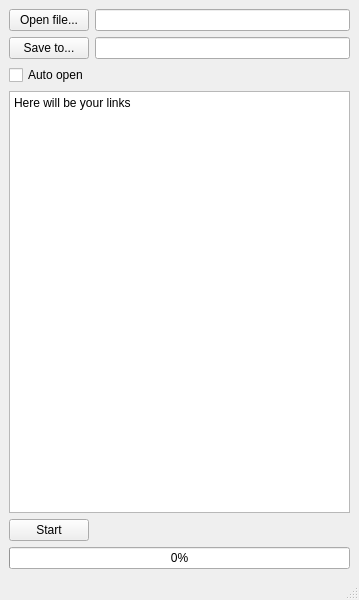
<?xml version="1.0" encoding="UTF-8"?>
<ui version="4.0">
 <class>MainWindow</class>
 <widget class="QMainWindow" name="MainWindow">
  <property name="geometry">
   <rect>
    <x>0</x>
    <y>0</y>
    <width>359</width>
    <height>600</height>
   </rect>
  </property>
  <property name="windowTitle">
   <string>PyAutoAli</string>
  </property>
  <widget class="QWidget" name="centralwidget">
   <layout class="QGridLayout" name="gridLayout">
    <item row="0" column="0">
     <widget class="QPushButton" name="OpenFileBtn">
      <property name="text">
       <string>Open file...</string>
      </property>
     </widget>
    </item>
    <item row="0" column="1">
     <widget class="QLineEdit" name="OpenFilePath"/>
    </item>
    <item row="1" column="0">
     <widget class="QPushButton" name="SaveFileBtn">
      <property name="text">
       <string>Save to...</string>
      </property>
     </widget>
    </item>
    <item row="1" column="1">
     <widget class="QLineEdit" name="SaveFilePath">
      <property name="inputMask">
       <string/>
      </property>
      <property name="text">
       <string/>
      </property>
     </widget>
    </item>
    <item row="2" column="0">
     <widget class="QCheckBox" name="AutoOpenCheck">
      <property name="text">
       <string>Auto open</string>
      </property>
     </widget>
    </item>
    <item row="3" column="0" colspan="2">
     <widget class="QPlainTextEdit" name="LinksTxtEdit">
      <property name="plainText">
       <string>Here will be your links</string>
      </property>
     </widget>
    </item>
    <item row="4" column="0">
     <widget class="QPushButton" name="StartBtn">
      <property name="text">
       <string>Start</string>
      </property>
     </widget>
    </item>
    <item row="5" column="0" colspan="2">
     <widget class="QProgressBar" name="progressBar">
      <property name="value">
       <number>0</number>
      </property>
     </widget>
    </item>
   </layout>
  </widget>
  <widget class="QStatusBar" name="statusbar"/>
 </widget>
 <resources/>
 <connections>
  <connection>
   <sender>OpenFileBtn</sender>
   <signal>clicked()</signal>
   <receiver>MainWindow</receiver>
   <slot>OpenFileClicked()</slot>
   <hints>
    <hint type="sourcelabel">
     <x>46</x>
     <y>20</y>
    </hint>
    <hint type="destinationlabel">
     <x>179</x>
     <y>299</y>
    </hint>
   </hints>
  </connection>
  <connection>
   <sender>SaveFileBtn</sender>
   <signal>clicked()</signal>
   <receiver>MainWindow</receiver>
   <slot>SaveToClicked()</slot>
   <hints>
    <hint type="sourcelabel">
     <x>46</x>
     <y>49</y>
    </hint>
    <hint type="destinationlabel">
     <x>179</x>
     <y>299</y>
    </hint>
   </hints>
  </connection>
  <connection>
   <sender>StartBtn</sender>
   <signal>clicked()</signal>
   <receiver>MainWindow</receiver>
   <slot>StartClicked()</slot>
   <hints>
    <hint type="sourcelabel">
     <x>46</x>
     <y>532</y>
    </hint>
    <hint type="destinationlabel">
     <x>179</x>
     <y>299</y>
    </hint>
   </hints>
  </connection>
 </connections>
 <slots>
  <slot>SaveToClicked()</slot>
  <slot>OpenFileClicked()</slot>
  <slot>StartClicked()</slot>
 </slots>
</ui>
